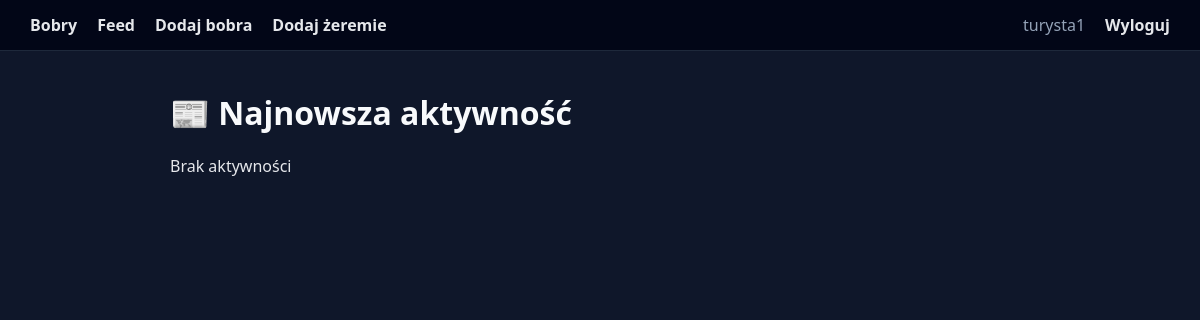
The app's page /feed/ (signed in), older data.
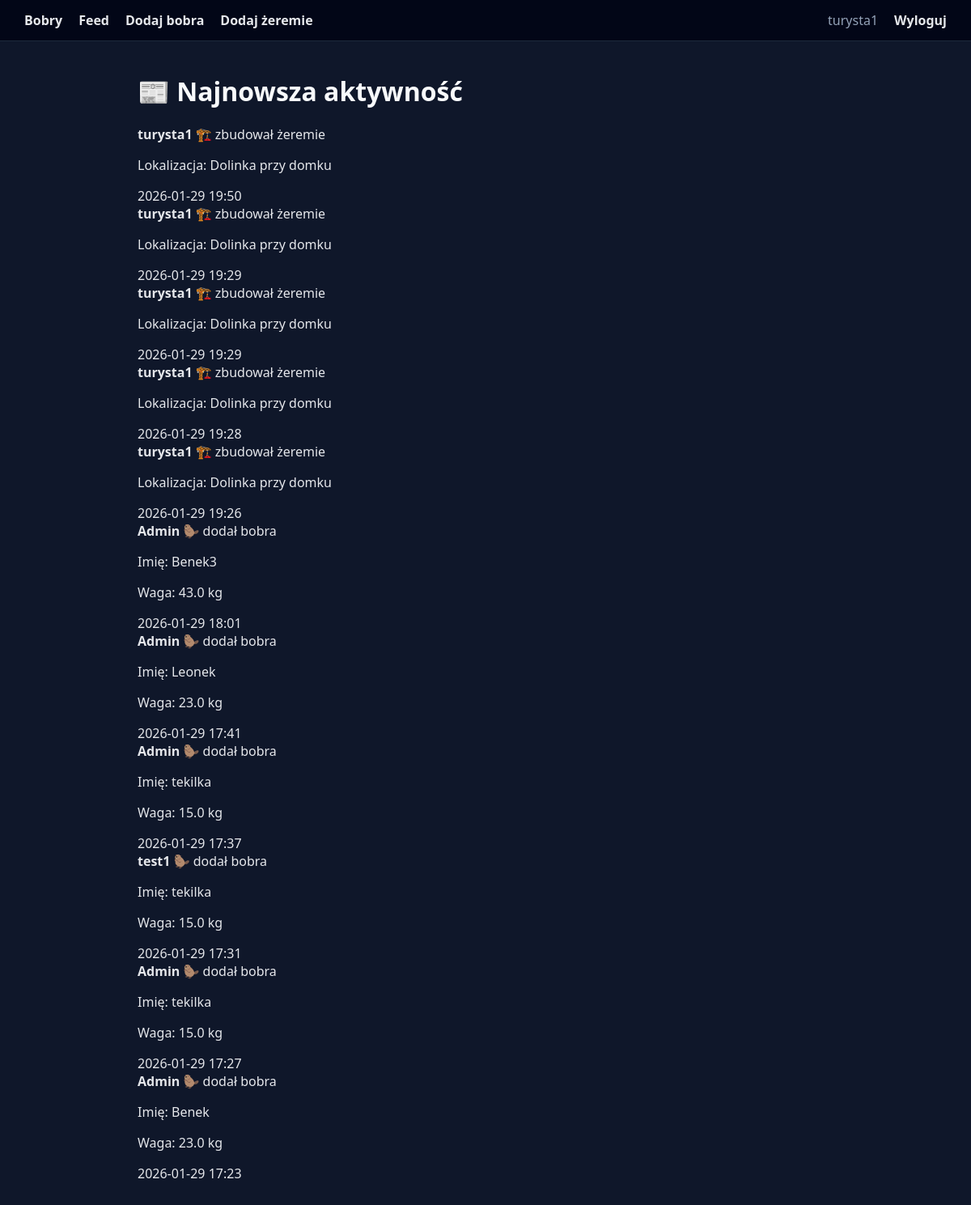
The same page, newer data.
### bobry/models.py (models this page shows, shortened)
class Activity(models.Model):
    ACTIVITY_TYPES = [
        ('BOBR', 'Dodano bobra'),
        ('OBS', 'Dodano obserwację'),
        ('ZER', 'Zbudowano żeremie'),
    ]
    user = models.ForeignKey(User, on_delete=models.CASCADE)
    activity_type = models.CharField(max_length=10, choices=ACTIVITY_TYPES)
    created_at = models.DateTimeField(auto_now_add=True)
    bobr = models.ForeignKey(Bobr, null=True, blank=True, on_delete=models.CASCADE)
    obserwacja = models.ForeignKey(Obserwacja, null=True, blank=True, on_delete=models.CASCADE)
    zeremie = models.ForeignKey(Zeremie, null=True, blank=True, on_delete=models.CASCADE)

class Bobr(models.Model):
    imie = models.CharField(max_length=50)
    data_urodzenia = models.DateField(null=True, blank=True)
    waga = models.FloatField()
    user = models.ForeignKey(User, on_delete=models.SET_NULL, null=True, blank=True)
    created_at = models.DateTimeField(auto_now_add=True)

class Zeremie(models.Model):
    lokalizacja = models.CharField(max_length=200)
    czy_wymaga_remontu = models.BooleanField(default=False)
    budowniczy = models.ForeignKey(
        Bobr,
        on_delete=models.CASCADE,
        related_name='zeremia'
    )
    gatunek_drzewa = models.ForeignKey(
        GatunekDrzewa,
        on_delete=models.PROTECT,
        related_name='zeremia'
    )
    created_at = models.DateTimeField(auto_now_add=True)

### bobry/pages.py (the view)
# urls.py: path("feed/", feed_page, name="feed"),
@login_required
def feed_page(request):
    activities = (
        Activity.objects
        .select_related(
            "user",
            "bobr",
            "obserwacja",
        )
        .order_by("-created_at")
    )
    return render(request, "feed.html", {
        "activities": activities
    })

### bobry/templates/feed.html (shortened to what this page needs)
{% extends "base.html" %}
{% block content %}
<h1>📰 Najnowsza aktywność</h1>
{% if activities %}
    {% for activity in activities %}
        <div class="feed-card">
            {% if activity.activity_type == "BOBR" %}
                <div class="feed-header">
                    <strong>{{ activity.user.username }}</strong>
                    🦫 dodał bobra
                </div>
                <div class="feed-body">
                    <p>Imię: {{ activity.bobr.imie }}</p>
                    <p>Waga: {{ activity.bobr.waga }} kg</p>
                </div>
            {% elif activity.activity_type == "ZER" %}
                <div class="feed-header">
                    <strong>{{ activity.user.username }}</strong>
                    🏗️ zbudował żeremie
                </div>
                <div class="feed-body">
                    <p>Lokalizacja: {{ activity.user.bobr_set.first.zeremia.last.lokalizacja }}</p>
                </div>
            {% endif %}
            <div class="feed-footer">
                {{ activity.created_at|date:"Y-m-d H:i" }}
            </div>
        </div>
    {% endfor %}
{% else %}
    <p>Brak aktywności</p>
{% endif %}
{% endblock %}

Row changes from the older to the newer data that the page shows:
added Activity: user.username "turysta1", user.bobr_set.first.zeremia.last.lokalizacja "Dolinka przy domku", created_at "2026-01-29 19:50"
added Activity: user.username "turysta1", user.bobr_set.first.zeremia.last.lokalizacja "Dolinka przy domku", created_at "2026-01-29 19:29"
added Activity: user.username "turysta1", user.bobr_set.first.zeremia.last.lokalizacja "Dolinka przy domku", created_at "2026-01-29 19:29"
added Activity: user.username "turysta1", user.bobr_set.first.zeremia.last.lokalizacja "Dolinka przy domku", created_at "2026-01-29 19:28"
added Activity: user.username "turysta1", user.bobr_set.first.zeremia.last.lokalizacja "Dolinka przy domku", created_at "2026-01-29 19:26"
added Activity: user.username "Admin", bobr.imie "Benek3", bobr.waga "43.0", created_at "2026-01-29 18:01"
added Activity: user.username "Admin", bobr.imie "Leonek", bobr.waga "23.0", created_at "2026-01-29 17:41"
added Activity: user.username "Admin", bobr.imie "tekilka", bobr.waga "15.0", created_at "2026-01-29 17:37"
added Activity: user.username "test1", bobr.imie "tekilka", bobr.waga "15.0", created_at "2026-01-29 17:31"
added Activity: user.username "Admin", bobr.imie "tekilka", bobr.waga "15.0", created_at "2026-01-29 17:27"
added Activity: user.username "Admin", bobr.imie "Benek", bobr.waga "23.0", created_at "2026-01-29 17:23"
Text that changed along with them:
text no longer shown: "Brak aktywności"
